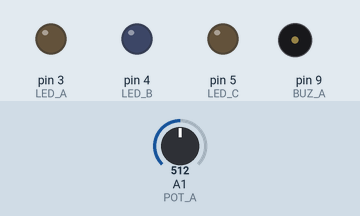
The sketch below on a simulated Arduino Uno, built with avr-gcc and run on an emulated ATmega328P. Parts: output pins drawn as LEDs (lit = HIGH), buzzer (waves = sounding, pin HIGH). Inputs (shaded band) come from the test bench; at power-on: A1 (POT_A) = 512.

Above: at 1.2 s.
1.3 s: A1 (POT_A) set to 716
At 1.47 s:
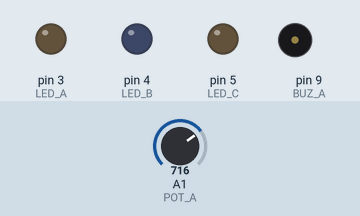
3.1 s: A1 (POT_A) set to 811
At 3.6 s:
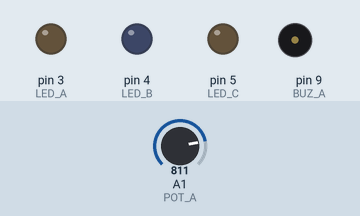
4.6 s: A1 (POT_A) set to 834
Timing chart, 0 to 4.8 s (numbered marks = the images above; inputs shaded):
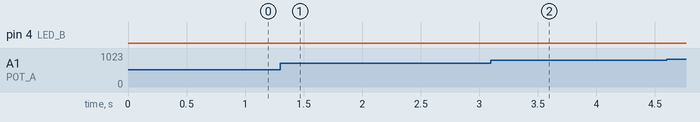

The sketch:

charlie_pot.ino
```cpp
#define LED_A 3
#define LED_B 4
#define LED_C 5
#define LED_D 6
#define BUT_A 7
#define BUZ_A 9
#define POT_A 15
#define POT_B 16
#define POT_C 17
#define POT_D 18

int highs[] = { LED_A, LED_B, LED_A, LED_C, LED_B, LED_C };
int lows[] = { LED_B, LED_A, LED_C, LED_A, LED_C, LED_B };
int i = 0;

void setup() {

  pinMode(LED_A, INPUT);
  pinMode(LED_B, INPUT);
  pinMode(LED_C, INPUT);
  pinMode(BUT_A, INPUT);
  pinMode(BUZ_A, OUTPUT);
  pinMode(POT_A, INPUT);
  pinMode(POT_B, INPUT);

}

void loop() {

  i = analogRead(POT_A);
  i = map(i, 0, 1023, 0, 5);
  illuminate(i);
  delay(1);

}

void illuminate (int target) {

  reset_pins();

  pinMode(highs[target], OUTPUT);
  pinMode(lows[target], OUTPUT);

  digitalWrite(highs[target], HIGH);
  digitalWrite(lows[target],LOW);

}

void reset_pins() {

  pinMode(LED_A, INPUT);
  pinMode(LED_B, INPUT);
  pinMode(LED_C, INPUT);

  digitalWrite(LED_A, LOW);
  digitalWrite(LED_B, LOW);
  digitalWrite(LED_C, LOW);

}
```

Measured:
- after the input at 1.3 s, pin 3 (LED_A): stays LOW (without the input it goes to HIGH after 0.72 s)
- after the input at 3.1 s, pin 5 (LED_C): stays LOW (without the input it goes to HIGH after 0.72 s)
